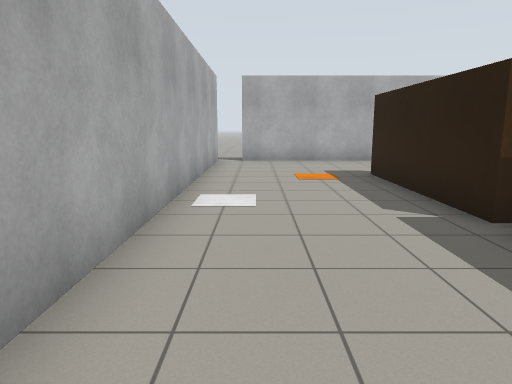
View 1 (above)

16 first-person views from a walk through a robot-simulator world made for Gazebo. The camera is 1.2 m above the floor, tilts 10° down and sees 70° across. The floor is counted in squares, 1 m on a side. Each view is taken from the middle of a square. On the plan, view 1 faces up. The plan holds only what a view shows up to about 14 squares ahead; the rest is blank.

View 2
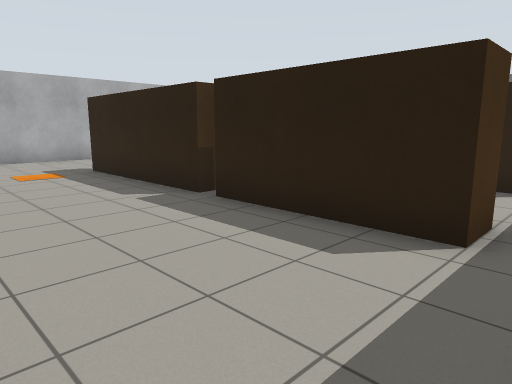

View 3
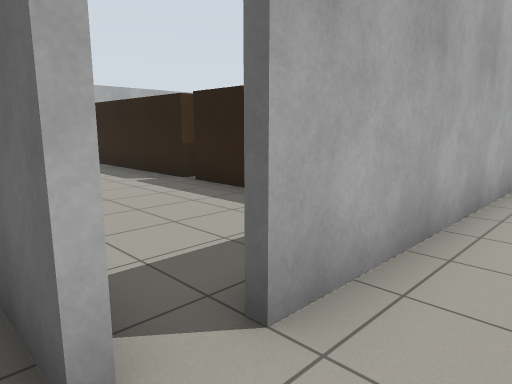

View 4
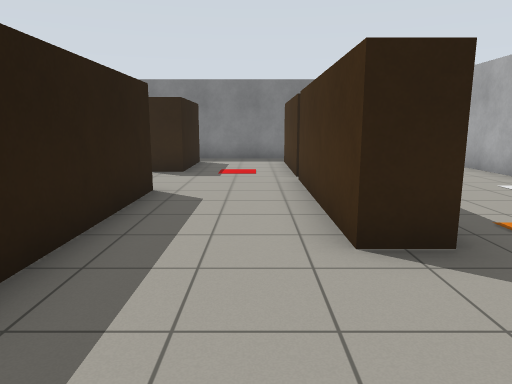

View 5
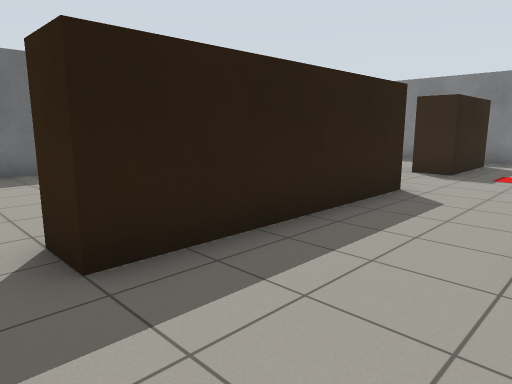

View 6
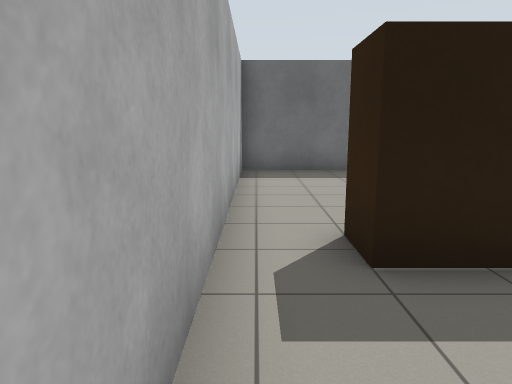

View 7
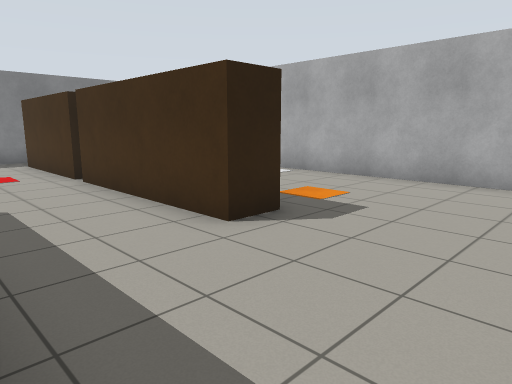

View 8
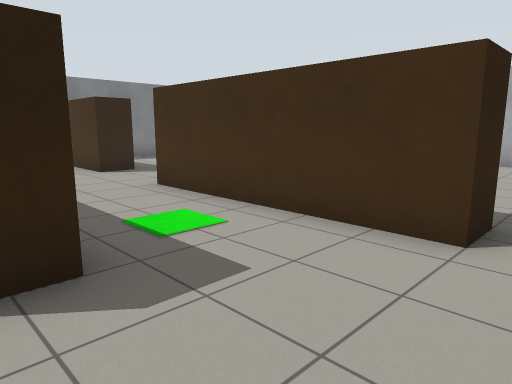

View 9
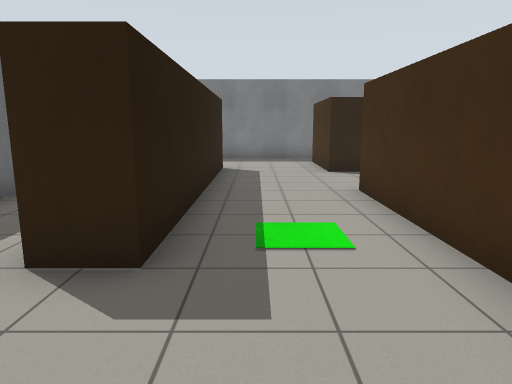

View 10
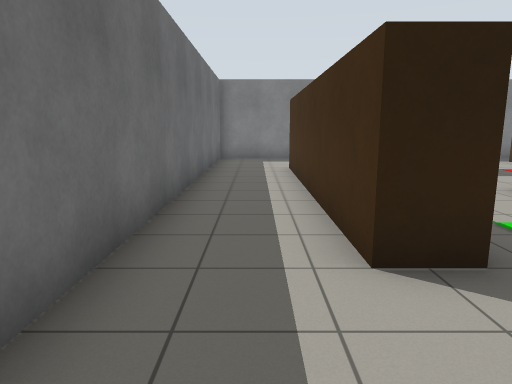

View 11
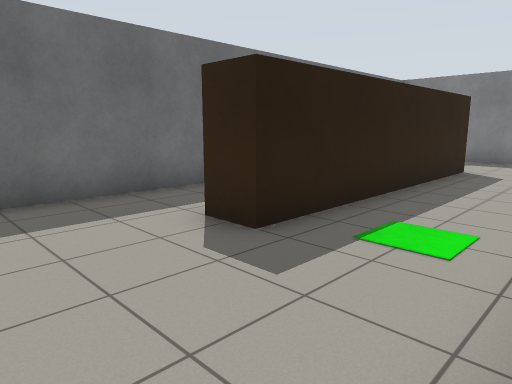

View 12
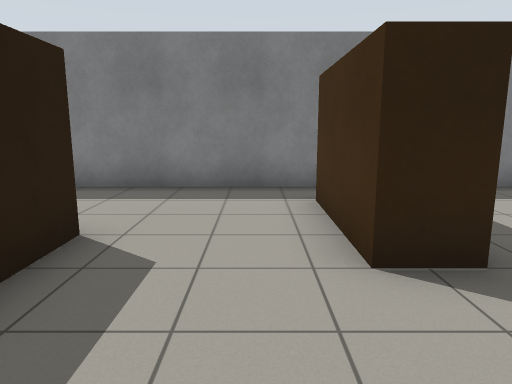

View 13
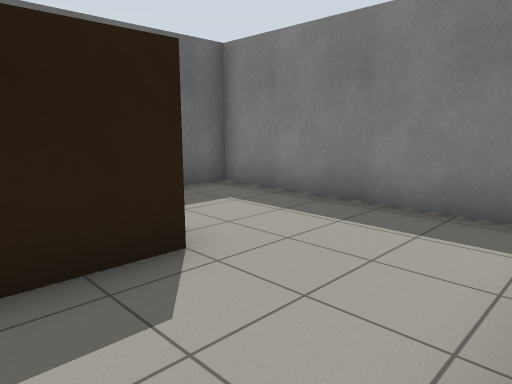

View 14
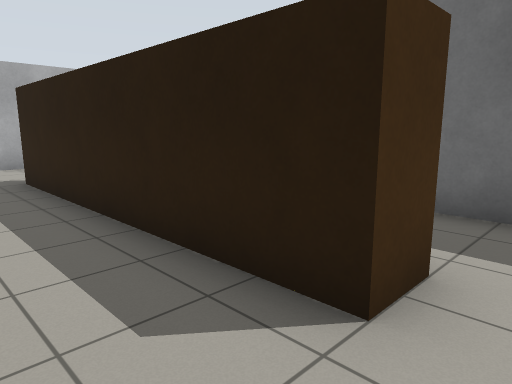

View 15
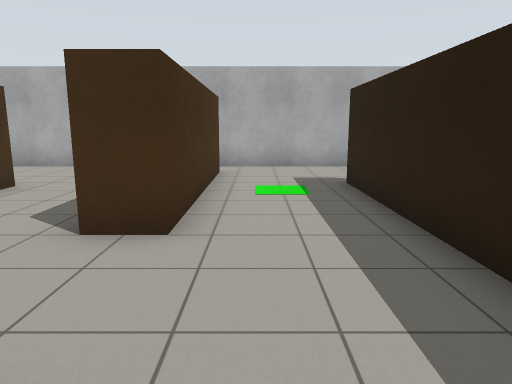

View 16
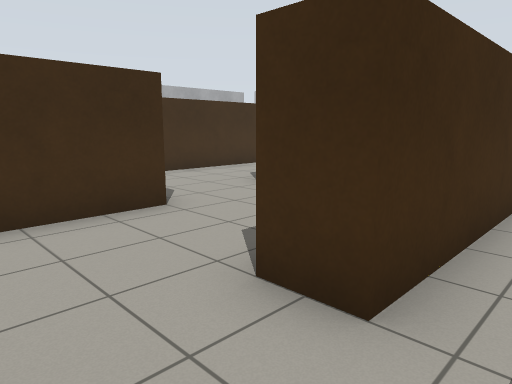

### Floor plan
Key: @ floor where view 1 was taken; # wall or solid block; . floor; R rack.
Columns run from 2 left of view 1 to 14 right of it. Each row starts with its distance up from view 1.
 14  .###############
 13 #...............#
 12 #........RR.....#
 11 #........RR.....#
 10 #........RR..RR.#
  9 #....RR..RR..RR.#
  8 #....RR..RR..RR.#
  7 #....RR..RR..RR.#
  6 #....RR..RR..RR.#
  5 #....RR......RR.#
  4 #....RR......RR.#
  3 #....RR..RR..RR.#
  2 #....RR..RR..RR.#
  1 #....RR..RR.....#
  0 #.@..RR..RR.....#
 -1 #.###############
 -2  ........
 -3 . ..

Where each view was taken, in squares from view 1:
view 1: 0 up, 0 right, facing up
view 2: 1 down, 1 left, facing up-right
view 3: 3 down, 2 left, facing up-right
view 4: 13 up, 5 right, facing down
view 5: 13 up, 4 right, facing down-right
view 6: 13 up, 4 right, facing right
view 7: 13 up, 7 right, facing down-left
view 8: 13 up, 12 right, facing down-left
view 9: 13 up, 10 right, facing down
view 10: 13 up, 13 right, facing down
view 11: 13 up, 8 right, facing down-right
view 12: 6 up, 9 right, facing down
view 13: 4 up, 8 right, facing down-right
view 14: 1 up, 9 right, facing up-right
view 15: 2 up, 9 right, facing up
view 16: 0 up, 13 right, facing up-left
